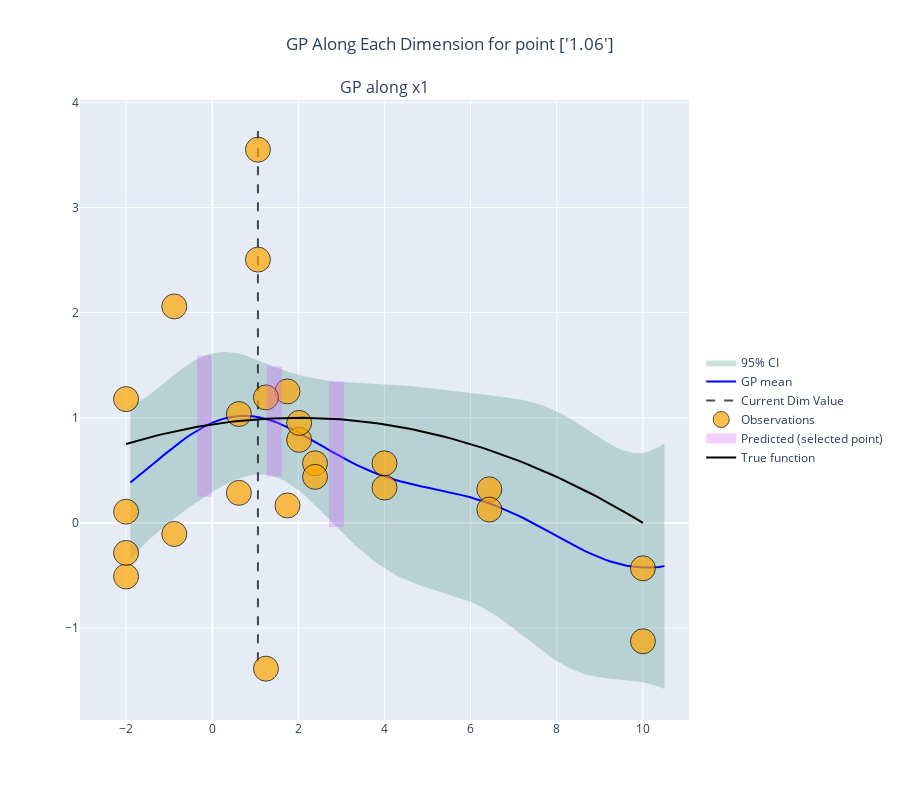

This figure's notebook cell:
### Markdown cell above
* Introducing a noise channel significantly improves fit performance, even if no technical repeats are provided to narrow down the mean.
However,a heteroscedastic, or at least technical repeat aware noise kernel would be preferable.

### Code cell
runs = tester.run(mg.GammaNoiseSGP, n_runs=4, technical_repeats=2, batch_size=3, noise_fn=noise_fn, plot_each=False).plot_GP(mg.GammaNoiseSGP, figsize=(8, 4))
plot_test(runs)
